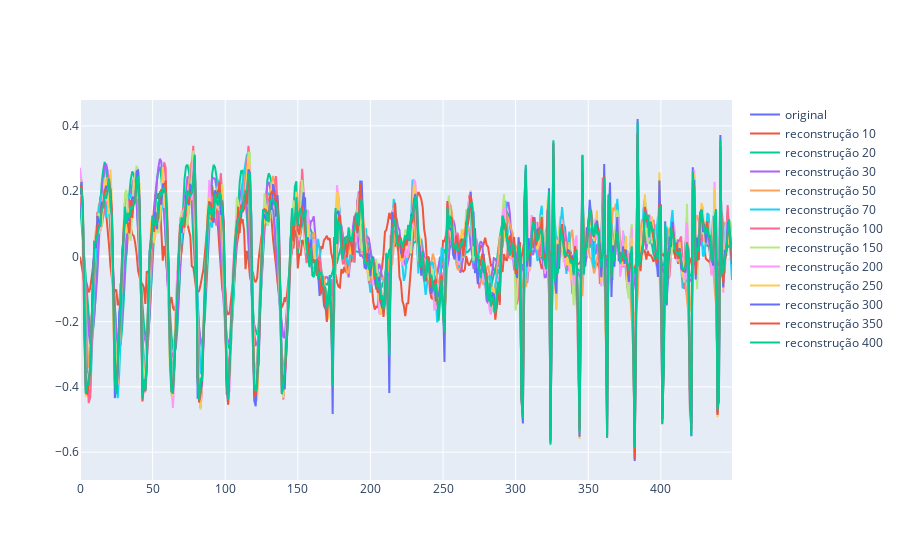

The code cell stored with this chart in its notebook:
### Code cell
aux = X_val.cpu().detach().numpy()
i = 12
print(tarefas[int(y_val[i])])
fig = go.Figure()
fig.add_trace(go.Scatter(y=aux[i,:], mode="lines", showlegend=True, name='original'))
for model in models1:
    Xh = model(X_val).cpu().detach().numpy()
    fig.add_trace(go.Scatter(y=Xh[i,:], mode="lines", showlegend=True, name='reconstrução '+str(lat_dim[models1.index(model)])))
fig.show()

### Figure 1 — Plotly figure (JSON) as saved in the notebook; plotly's stock layout.template omitted (floating-point values rounded to 4 significant figures; data arrays with more than 128 entries replaced by an {"elided": "..."} marker saying what was removed)
{"data": [{"mode": "lines", "name": "original", "showlegend": true, "type": "scatter", "y": {"elided": "450 float values"}}, {"mode": "lines", "name": "reconstrução 10", "showlegend": true, "type": "scatter", "y": {"elided": "450 float values"}}, {"mode": "lines", "name": "reconstrução 20", "showlegend": true, "type": "scatter", "y": {"elided": "450 float values"}}, {"mode": "lines", "name": "reconstrução 30", "showlegend": true, "type": "scatter", "y": {"elided": "450 float values"}}, {"mode": "lines", "name": "reconstrução 50", "showlegend": true, "type": "scatter", "y": {"elided": "450 float values"}}, {"mode": "lines", "name": "reconstrução 70", "showlegend": true, "type": "scatter", "y": {"elided": "450 float values"}}, {"mode": "lines", "name": "reconstrução 100", "showlegend": true, "type": "scatter", "y": {"elided": "450 float values"}}, {"mode": "lines", "name": "reconstrução 150", "showlegend": true, "type": "scatter", "y": {"elided": "450 float values"}}, {"mode": "lines", "name": "reconstrução 200", "showlegend": true, "type": "scatter", "y": {"elided": "450 float values"}}, {"mode": "lines", "name": "reconstrução 250", "showlegend": true, "type": "scatter", "y": {"elided": "450 float values"}}, {"mode": "lines", "name": "reconstrução 300", "showlegend": true, "type": "scatter", "y": {"elided": "450 float values"}}, {"mode": "lines", "name": "reconstrução 350", "showlegend": true, "type": "scatter", "y": {"elided": "450 float values"}}, {"mode": "lines", "name": "reconstrução 400", "showlegend": true, "type": "scatter", "y": {"elided": "450 float values"}}], "layout": {}}
